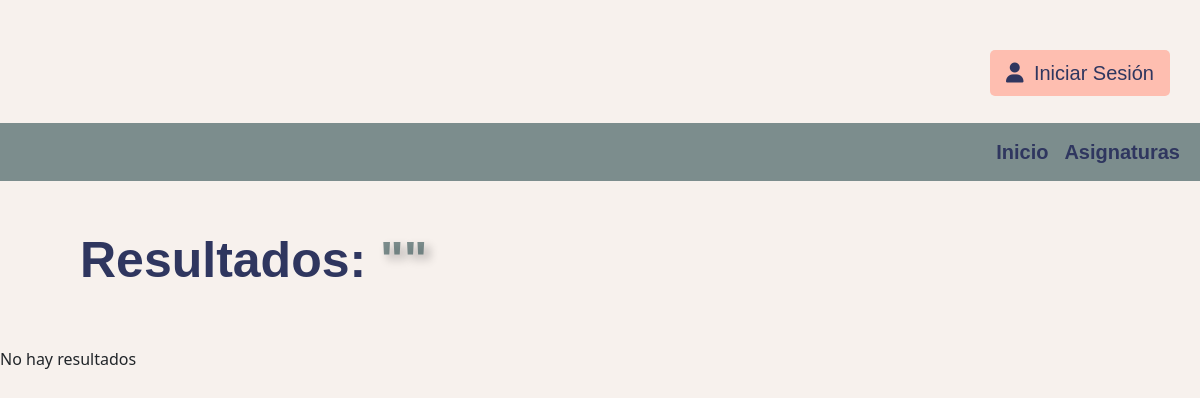
The page /busqueda/ on the database as committed earlier.
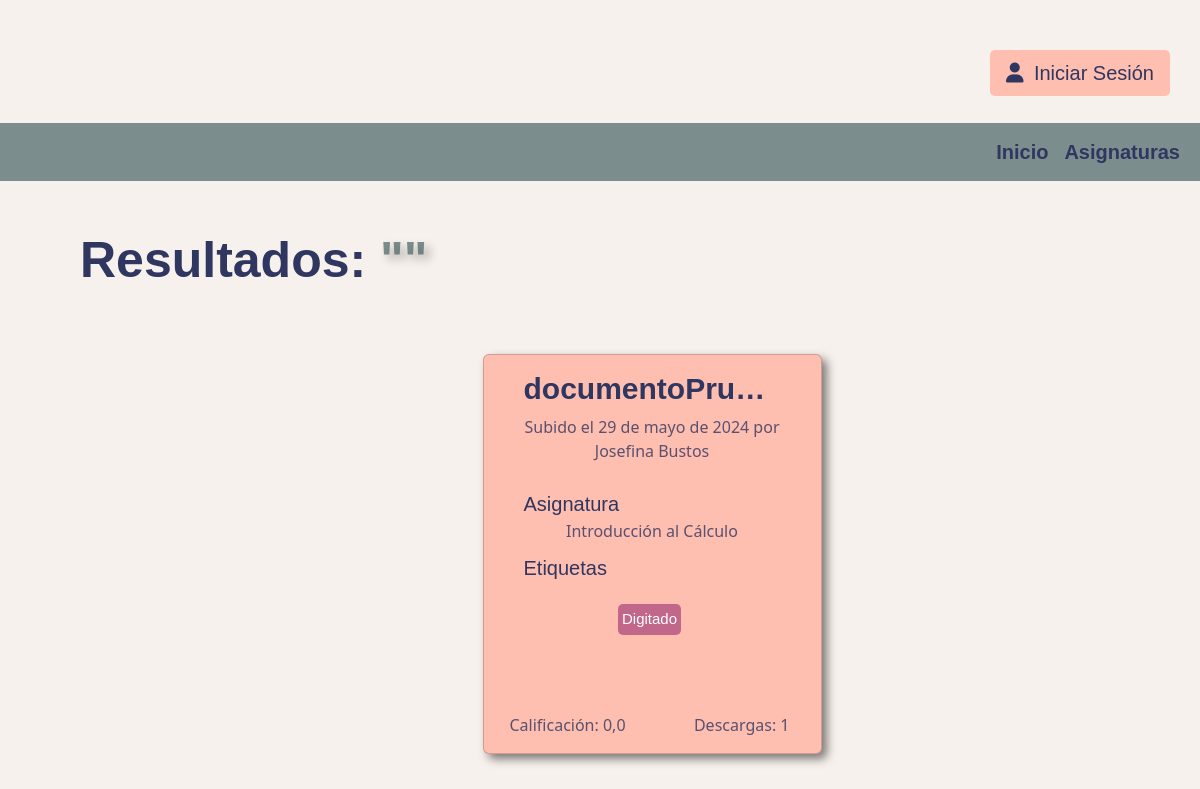
The same page on the database as committed later.
### catalog/models.py (models this page shows, shortened)
class Documentos(models.Model):
    id_documento = models.AutoField(primary_key=True)
    titulo = models.CharField(max_length=50)
    id_usuario = models.ForeignKey(
        Account, on_delete=models.SET_NULL, null=True)
    fecha_subida = models.DateField()
    id_tipo_material = models.ForeignKey(
        TiposMaterial, on_delete=models.SET_NULL, null=True)
    id_asignaturas = models.ForeignKey(
        Asignaturas, on_delete=models.SET_NULL, null=True)
    profesor = models.ForeignKey(
        Profesores, on_delete=models.SET_NULL, null=True)
    archivo = models.FileField(upload_to=change_file_name)
    calificacion = models.FloatField()
    num_calificaciones = models.IntegerField(default=0)
    cantidad_descargas = models.IntegerField()
    etiquetas = models.ManyToManyField(Etiquetas)
    calificaciones_usuarios = JSONField(default=dict)
    class Meta:
        verbose_name = 'Documento'
        verbose_name_plural = 'Documentos'

class Account(AbstractBaseUser):
    id_usuario = models.AutoField(primary_key=True)
    nombre = models.CharField(max_length=20)
    apellido = models.CharField(max_length=20)
    correo = models.EmailField(unique=True)
    fecha_nacimiento = models.DateField()
    fecha_ingreso = models.DateField()
    is_admin = models.BooleanField(default=False)
    is_active = models.BooleanField(default=True)
    is_staff = models.BooleanField(default=False)
    is_superuser = models.BooleanField(default=False)
    objects = UserManager()
    USERNAME_FIELD = 'correo'
    REQUIRED_FIELDS = ['nombre', 'apellido',
                       'fecha_nacimiento', 'fecha_ingreso']
    class Meta:
        verbose_name = 'Usuario'
        verbose_name_plural = 'Usuarios'
    def __str__(self):
        return self.nombre + ' ' + self.apellido

class Asignaturas(models.Model):
    id_asignatura = models.AutoField(primary_key=True)
    nombre = models.CharField(max_length=100)
    codigo_curso = models.CharField(max_length=7)
    class Meta:
        verbose_name = 'Asignatura'
        verbose_name_plural = 'Asignaturas'
    def __str__(self):
        return self.nombre

class Etiquetas(models.Model):
    id_etiqueta = models.AutoField(primary_key=True)
    nombre = models.CharField(max_length=15)
    class Meta:
        verbose_name = 'Etiqueta'
        verbose_name_plural = 'Etiquetas'

### catalog/views.py (the view)
# urls.py: path('busqueda/', views.busqueda, name='busqueda'),
def busqueda(request):
    query = request.GET.get('search', '')  # Obtener la consulta de búsqueda
    resultados = Documentos.objects.filter(
        titulo__icontains=query)  # Ajusta el campo según tu caso
    lista_resultados = list(divide_by_chunks(resultados, 3))
    return render(request, 'search.html', {'resultados': lista_resultados, 'query': query})

### catalog/views.py (called while the page is built)
def divide_by_chunks(lista, n):
    for i in range(0, len(lista), n):
        yield lista[i:i + n]

### templates/search.html (shortened to what this page needs)
{% extends "navbar.html" %} {% block content %}
<h2 class="barlow-extrabold" style="font-size: 50px; padding: 49px 0 49px 80px">
  Resultados:
  <span
    class="barlow-extrabold"
    style="
      color: rgba(61, 90, 91, 0.66);
      font-size: 50px;
      text-shadow: 5px 5px 10px rgba(0, 0, 0, 0.3);
    "
    >"{{ query }}"</span
  >
</h2>
{% if resultados %}
<div class="container">
  {% for documentos in resultados %}
  {% if forloop.first %}
  <div class="row">
    {% for elemento in documentos %}
    <div class="col-3" style="float: none; margin: 0 auto">
      <a href="{% url 'Post' elemento.id_documento %}" class="btn">
        <div class="card">
          <div class="card-body">
            <h5 class="card-title barlow-semibold">{{elemento.titulo}}</h5>
            <p class="card-text">
              Subido el {{elemento.fecha_subida}} por {{elemento.id_usuario}}
            </p>
            <div>
              <div class="barlow-medium card-minititles">Asignatura</div>
              <div class="card-text">{{elemento.id_asignaturas}}</div>
            </div>
            <div>
              <p class="barlow-medium card-minititles">Etiquetas</p>
              <div class="card-tags">
                {% for etiqueta in elemento.etiquetas.all|slice:":4" %}
                <span class="tag-bg">{{ etiqueta.nombre }}</span>
                {% endfor %}
              </div>
            </div>
            <div class="card-text card-text-final">
              <div>Calificación: {{ elemento.calificacion }}</div>
              <div>Descargas: {{elemento.cantidad_descargas }}</div>
            </div>
          </div>
        </div>
      </a>
    </div>
    {% endfor %}
  </div>
  {% endif %} {% endfor %}
</div>
{% else %}
<p>No hay resultados</p>
{% endif %} {% endblock %}

Rows that differ between the two databases and show on the page:
added Documentos: titulo "documentoPru…", fecha_subida "29 de mayo de 2024", id_usuario "Josefina Bustos", id_asignaturas "Introducción al Cálculo", calificacion "0,0", cantidad_descargas "1"
added Etiquetas: nombre "Digitado"
Other text that changed with them:
text no longer shown: "No hay resultados"
